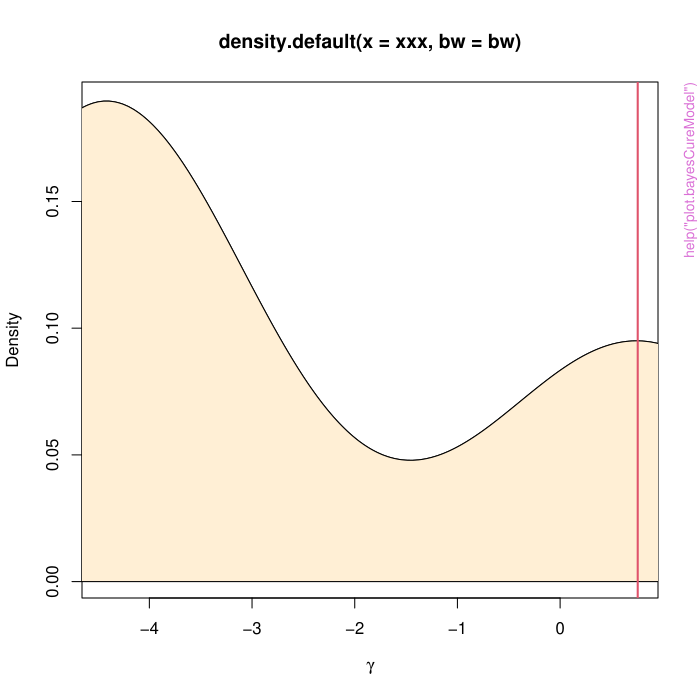

The script that drew this image:
pkgname <- "bayesCureRateModel"
source(file.path(R.home("share"), "R", "examples-header.R"))
options(warn = 1)
base::assign(".ExTimings", "bayesCureRateModel-Ex.timings", pos = 'CheckExEnv')
base::cat("name\tuser\tsystem\telapsed\n", file=base::get(".ExTimings", pos = 'CheckExEnv'))
base::assign(".format_ptime",
function(x) {
  if(!is.na(x[4L])) x[1L] <- x[1L] + x[4L]
  if(!is.na(x[5L])) x[2L] <- x[2L] + x[5L]
  options(OutDec = '.')
  format(x[1L:3L], digits = 7L)
},
pos = 'CheckExEnv')

### * </HEADER>
library('bayesCureRateModel')

base::assign(".oldSearch", base::search(), pos = 'CheckExEnv')
base::assign(".old_wd", base::getwd(), pos = 'CheckExEnv')
cleanEx()
nameEx("bayesCureRateModel-package")
### * bayesCureRateModel-package

flush(stderr()); flush(stdout())

base::assign(".ptime", proc.time(), pos = "CheckExEnv")
### Name: bayesCureRateModel-package
### Title: Bayesian Cure Rate Modeling for Time-to-Event Data
### Aliases: bayesCureRateModel-package bayesCureRateModel
### Keywords: package

### ** Examples

# TOY EXAMPLE (very small numbers... only for CRAN check purposes)
# simulate toy data 
	set.seed(10)
	n = 4
	stat = rbinom(n, size = 1, prob = 0.5)
	x <- cbind(1, matrix(rnorm(n), n, 1))
	y <- rexp(n)
# run a weibull model with default prior setup
# considering 2 heated chains 
	fit1 <- cure_rate_MC3(y = y, X = x, Censoring_status = stat, 
		promotion_time = list(distribution = 'weibull'),
		nChains = 2, 
		nCores = 1, 
		mcmc_cycles = 3, sweep=2)
#	print method
	fit1	
# 	summary method	
	summary1 <- summary(fit1)
	
# WARNING: the following parameters
#  mcmc_cycles, nChains
#        should take _larger_ values. E.g. a typical implementation consists of:
#        mcmc_cycles = 15000, nChains = 12
	
## No test: 
# run a Gamma mixture model with K = 2 components and default prior setup
	fit2 <- cure_rate_MC3(y = y, X = x, Censoring_status = stat, 
		promotion_time = list(
			distribution = 'gamma_mixture',
		        K = 2),
		nChains = 8, nCores = 2, 
		mcmc_cycles = 10)
	summary2 <- summary(fit2)
## End(No test)




base::assign(".dptime", (proc.time() - get(".ptime", pos = "CheckExEnv")), pos = "CheckExEnv")
base::cat("bayesCureRateModel-package", base::get(".format_ptime", pos = 'CheckExEnv')(get(".dptime", pos = "CheckExEnv")), "\n", file=base::get(".ExTimings", pos = 'CheckExEnv'), append=TRUE, sep="\t")
cleanEx()
nameEx("complete_log_likelihood_general")
### * complete_log_likelihood_general

flush(stderr()); flush(stdout())

base::assign(".ptime", proc.time(), pos = "CheckExEnv")
### Name: complete_log_likelihood_general
### Title: Logarithm of the complete log-likelihood for the general cure
###   rate model.
### Aliases: complete_log_likelihood_general

### ** Examples

# simulate toy data 
	set.seed(1)
	n = 4
	stat = rbinom(n, size = 1, prob = 0.5)
	x <- cbind(1, matrix(rnorm(n), n, 1))
	y <- rexp(n)
	lw <- log_weibull(y, a1 = 1, a2 = 1, c_under = 1e-9)
# compute complete log-likelihood
complete_log_likelihood_general(y = y, X = x, 
	Censoring_status = stat, 
	g = 1, lambda = 1, 
	log_f = lw$log_f, log_F = lw$log_F, 
	b = c(-0.5,0.5), 
	I_sim = stat, alpha = 1)




base::assign(".dptime", (proc.time() - get(".ptime", pos = "CheckExEnv")), pos = "CheckExEnv")
base::cat("complete_log_likelihood_general", base::get(".format_ptime", pos = 'CheckExEnv')(get(".dptime", pos = "CheckExEnv")), "\n", file=base::get(".ExTimings", pos = 'CheckExEnv'), append=TRUE, sep="\t")
cleanEx()
nameEx("cure_rate_MC3")
### * cure_rate_MC3

flush(stderr()); flush(stdout())

base::assign(".ptime", proc.time(), pos = "CheckExEnv")
### Name: cure_rate_MC3
### Title: Main function of the package
### Aliases: cure_rate_MC3

### ** Examples

# simulate toy data just for cran-check purposes        
	set.seed(10)
        n = 4
        stat = rbinom(n, size = 1, prob = 0.5)
        x <- cbind(1, matrix(rnorm(2*n), n, 2))
        y <- rexp(n)
	fit1 <- cure_rate_MC3(y = y, X = x, Censoring_status = stat, 
		promotion_time = list(distribution = 'weibull'),
		nChains = 2, nCores = 1, 
		mcmc_cycles = 3, sweep = 2)




base::assign(".dptime", (proc.time() - get(".ptime", pos = "CheckExEnv")), pos = "CheckExEnv")
base::cat("cure_rate_MC3", base::get(".format_ptime", pos = 'CheckExEnv')(get(".dptime", pos = "CheckExEnv")), "\n", file=base::get(".ExTimings", pos = 'CheckExEnv'), append=TRUE, sep="\t")
cleanEx()
nameEx("cure_rate_mcmc")
### * cure_rate_mcmc

flush(stderr()); flush(stdout())

base::assign(".ptime", proc.time(), pos = "CheckExEnv")
### Name: cure_rate_mcmc
### Title: The basic MCMC scheme.
### Aliases: cure_rate_mcmc

### ** Examples

# simulate toy data just for cran-check purposes        
        set.seed(1)
        n = 10
        stat = rbinom(n, size = 1, prob = 0.5)
        x <- cbind(1, matrix(rnorm(2*n), n, 2))
        y <- rexp(n)
# run a weibull model (including const. term) 
#	for m = 10 mcmc iterations 
        fit1 <- cure_rate_mcmc(y = y, X = x, Censoring_status = stat, 
              	plot = FALSE,
                promotion_time = list(distribution = 'weibull', 
                        prior_parameters = matrix(rep(c(2.1, 1.1), 2), 
                                                byrow = TRUE, 2, 2),
                        prop_scale = c(0.1, 0.1)
                ),
                m = 10)
#	the generated mcmc sampled values         
	fit1$mcmc_sample



base::assign(".dptime", (proc.time() - get(".ptime", pos = "CheckExEnv")), pos = "CheckExEnv")
base::cat("cure_rate_mcmc", base::get(".format_ptime", pos = 'CheckExEnv')(get(".dptime", pos = "CheckExEnv")), "\n", file=base::get(".ExTimings", pos = 'CheckExEnv'), append=TRUE, sep="\t")
cleanEx()
nameEx("log_dagum")
### * log_dagum

flush(stderr()); flush(stdout())

base::assign(".ptime", proc.time(), pos = "CheckExEnv")
### Name: log_dagum
### Title: PDF and CDF of the Dagum distribution
### Aliases: log_dagum

### ** Examples

log_dagum(y = 1:10, a1 = 1, a2 = 1, a3 = 1, c_under = 1e-9)



base::assign(".dptime", (proc.time() - get(".ptime", pos = "CheckExEnv")), pos = "CheckExEnv")
base::cat("log_dagum", base::get(".format_ptime", pos = 'CheckExEnv')(get(".dptime", pos = "CheckExEnv")), "\n", file=base::get(".ExTimings", pos = 'CheckExEnv'), append=TRUE, sep="\t")
cleanEx()
nameEx("log_gamma")
### * log_gamma

flush(stderr()); flush(stdout())

base::assign(".ptime", proc.time(), pos = "CheckExEnv")
### Name: log_gamma
### Title: PDF and CDF of the Gamma distribution
### Aliases: log_gamma

### ** Examples

log_gamma(y = 1:10, a1 = 1, a2 = 1, c_under = 1e-9)



base::assign(".dptime", (proc.time() - get(".ptime", pos = "CheckExEnv")), pos = "CheckExEnv")
base::cat("log_gamma", base::get(".format_ptime", pos = 'CheckExEnv')(get(".dptime", pos = "CheckExEnv")), "\n", file=base::get(".ExTimings", pos = 'CheckExEnv'), append=TRUE, sep="\t")
cleanEx()
nameEx("log_gamma_mixture")
### * log_gamma_mixture

flush(stderr()); flush(stdout())

base::assign(".ptime", proc.time(), pos = "CheckExEnv")
### Name: log_gamma_mixture
### Title: PDF and CDF of a Gamma mixture distribution
### Aliases: log_gamma_mixture

### ** Examples

y <- runif(10)
a1 <- c(1,2)
a2 <- c(1,1)
p <- c(0.9,0.1)
log_gamma_mixture(y, a1, a2, p)



base::assign(".dptime", (proc.time() - get(".ptime", pos = "CheckExEnv")), pos = "CheckExEnv")
base::cat("log_gamma_mixture", base::get(".format_ptime", pos = 'CheckExEnv')(get(".dptime", pos = "CheckExEnv")), "\n", file=base::get(".ExTimings", pos = 'CheckExEnv'), append=TRUE, sep="\t")
cleanEx()
nameEx("log_gompertz")
### * log_gompertz

flush(stderr()); flush(stdout())

base::assign(".ptime", proc.time(), pos = "CheckExEnv")
### Name: log_gompertz
### Title: PDF and CDF of the Gompertz distribution
### Aliases: log_gompertz

### ** Examples

log_gompertz(y = 1:10, a1 = 1, a2 = 1, c_under = 1e-9)



base::assign(".dptime", (proc.time() - get(".ptime", pos = "CheckExEnv")), pos = "CheckExEnv")
base::cat("log_gompertz", base::get(".format_ptime", pos = 'CheckExEnv')(get(".dptime", pos = "CheckExEnv")), "\n", file=base::get(".ExTimings", pos = 'CheckExEnv'), append=TRUE, sep="\t")
cleanEx()
nameEx("log_logLogistic")
### * log_logLogistic

flush(stderr()); flush(stdout())

base::assign(".ptime", proc.time(), pos = "CheckExEnv")
### Name: log_logLogistic
### Title: PDF and CDF of the log-Logistic distribution.
### Aliases: log_logLogistic

### ** Examples

log_logLogistic(y = 1:10, a1 = 1, a2 = 1, c_under = 1e-9)



base::assign(".dptime", (proc.time() - get(".ptime", pos = "CheckExEnv")), pos = "CheckExEnv")
base::cat("log_logLogistic", base::get(".format_ptime", pos = 'CheckExEnv')(get(".dptime", pos = "CheckExEnv")), "\n", file=base::get(".ExTimings", pos = 'CheckExEnv'), append=TRUE, sep="\t")
cleanEx()
nameEx("log_lomax")
### * log_lomax

flush(stderr()); flush(stdout())

base::assign(".ptime", proc.time(), pos = "CheckExEnv")
### Name: log_lomax
### Title: PDF and CDF of the Lomax distribution
### Aliases: log_lomax

### ** Examples

log_lomax(y = 1:10, a1 = 1, a2 = 1, c_under = 1e-9)



base::assign(".dptime", (proc.time() - get(".ptime", pos = "CheckExEnv")), pos = "CheckExEnv")
base::cat("log_lomax", base::get(".format_ptime", pos = 'CheckExEnv')(get(".dptime", pos = "CheckExEnv")), "\n", file=base::get(".ExTimings", pos = 'CheckExEnv'), append=TRUE, sep="\t")
cleanEx()
nameEx("log_weibull")
### * log_weibull

flush(stderr()); flush(stdout())

base::assign(".ptime", proc.time(), pos = "CheckExEnv")
### Name: log_weibull
### Title: PDF and CDF of the Weibull distribution
### Aliases: log_weibull

### ** Examples

log_weibull(y = 1:10, a1 = 1, a2 = 1, c_under = 1e-9)




base::assign(".dptime", (proc.time() - get(".ptime", pos = "CheckExEnv")), pos = "CheckExEnv")
base::cat("log_weibull", base::get(".format_ptime", pos = 'CheckExEnv')(get(".dptime", pos = "CheckExEnv")), "\n", file=base::get(".ExTimings", pos = 'CheckExEnv'), append=TRUE, sep="\t")
cleanEx()
nameEx("plot.bayesCureModel")
### * plot.bayesCureModel

flush(stderr()); flush(stdout())

base::assign(".ptime", proc.time(), pos = "CheckExEnv")
### Name: plot.bayesCureModel
### Title: Plot method
### Aliases: plot.bayesCureModel

### ** Examples

# simulate toy data just for cran-check purposes        
        set.seed(1)
        n = 4
        stat = rbinom(n, size = 1, prob = 0.5)
        # simulate design matrix
        #	first column consists of 1s (const)
        #	and second and third column contain
        #	the values of two covariates
        x <- cbind(1, matrix(rnorm(2*n), n, 2))
        colnames(x) <- c('const', 'x1', 'x2')
        y <- rexp(n)
	fit1 <- cure_rate_MC3(y = y, X = x, Censoring_status = stat, 
		promotion_time = list(distribution = 'exponential'),
		nChains = 2, nCores = 1,
		mcmc_cycles = 3, sweep = 2)
	# plot the marginal posterior distribution of the first parameter in returned mcmc output
	plot(fit1, what = 1, burn = 0)
# using 'cured_prob'
## No test: 
	#compute cured probability for two individuals with 
	#	x1 = 0.2 and x2 = -1
	#	and 
	#	x1 = -1 and x2 = 0
	covariate_levels1 <- rbind(c(1,0.2,-1), c(1,-1,0))
	summary1 <- summary(fit1, covariate_levels = covariate_levels1, burn = 0)
	plot(fit1, what='cured_prob', p_cured_output = summary1$p_cured_output, 
	  ylim = c(0,1))
	
## End(No test)





base::assign(".dptime", (proc.time() - get(".ptime", pos = "CheckExEnv")), pos = "CheckExEnv")
base::cat("plot.bayesCureModel", base::get(".format_ptime", pos = 'CheckExEnv')(get(".dptime", pos = "CheckExEnv")), "\n", file=base::get(".ExTimings", pos = 'CheckExEnv'), append=TRUE, sep="\t")
cleanEx()
nameEx("summary.bayesCureModel")
### * summary.bayesCureModel

flush(stderr()); flush(stdout())

base::assign(".ptime", proc.time(), pos = "CheckExEnv")
### Name: summary.bayesCureModel
### Title: Summary method.
### Aliases: summary.bayesCureModel

### ** Examples

# simulate toy data just for cran-check purposes        
        set.seed(1)
        n = 4
        stat = rbinom(n, size = 1, prob = 0.5)
        x <- cbind(1, matrix(rnorm(2*n), n, 2))
        y <- rexp(n)
	fit1 <- cure_rate_MC3(y = y, X = x, Censoring_status = stat, 
		promotion_time = list(distribution = 'exponential'),
		nChains = 2, nCores = 1, 
		mcmc_cycles = 3, sweep = 2)
	mySummary <- summary(fit1, burn = 0)




base::assign(".dptime", (proc.time() - get(".ptime", pos = "CheckExEnv")), pos = "CheckExEnv")
base::cat("summary.bayesCureModel", base::get(".format_ptime", pos = 'CheckExEnv')(get(".dptime", pos = "CheckExEnv")), "\n", file=base::get(".ExTimings", pos = 'CheckExEnv'), append=TRUE, sep="\t")
### * <FOOTER>
###
cleanEx()
options(digits = 7L)
base::cat("Time elapsed: ", proc.time() - base::get("ptime", pos = 'CheckExEnv'),"\n")
grDevices::dev.off()
###
### Local variables: ***
### mode: outline-minor ***
### outline-regexp: "\\(> \\)?### [*]+" ***
### End: ***
quit('no')
